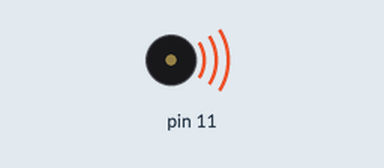
The sketch below on a simulated Arduino Uno, built with avr-gcc and run on an emulated ATmega328P. On the bench: buzzer (waves = sounding).

Above: at 0.5 s.
Timing chart, 0 to 4.6 s (numbered marks = the images above):
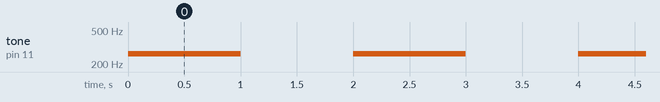

Measured:
- by itself, tone on pin 11: alternates 262 Hz for 1.0 s and silent for 1.0 s

The sketch:

buzzer_test.ino
```cpp
void setup() {
  pinMode(11, OUTPUT);
}

void loop() {
  tone(11, 262);
  delay(1000);
  noTone(11); // 능동부저에 LOW(0V) 출력
  delay(1000);
}
```
